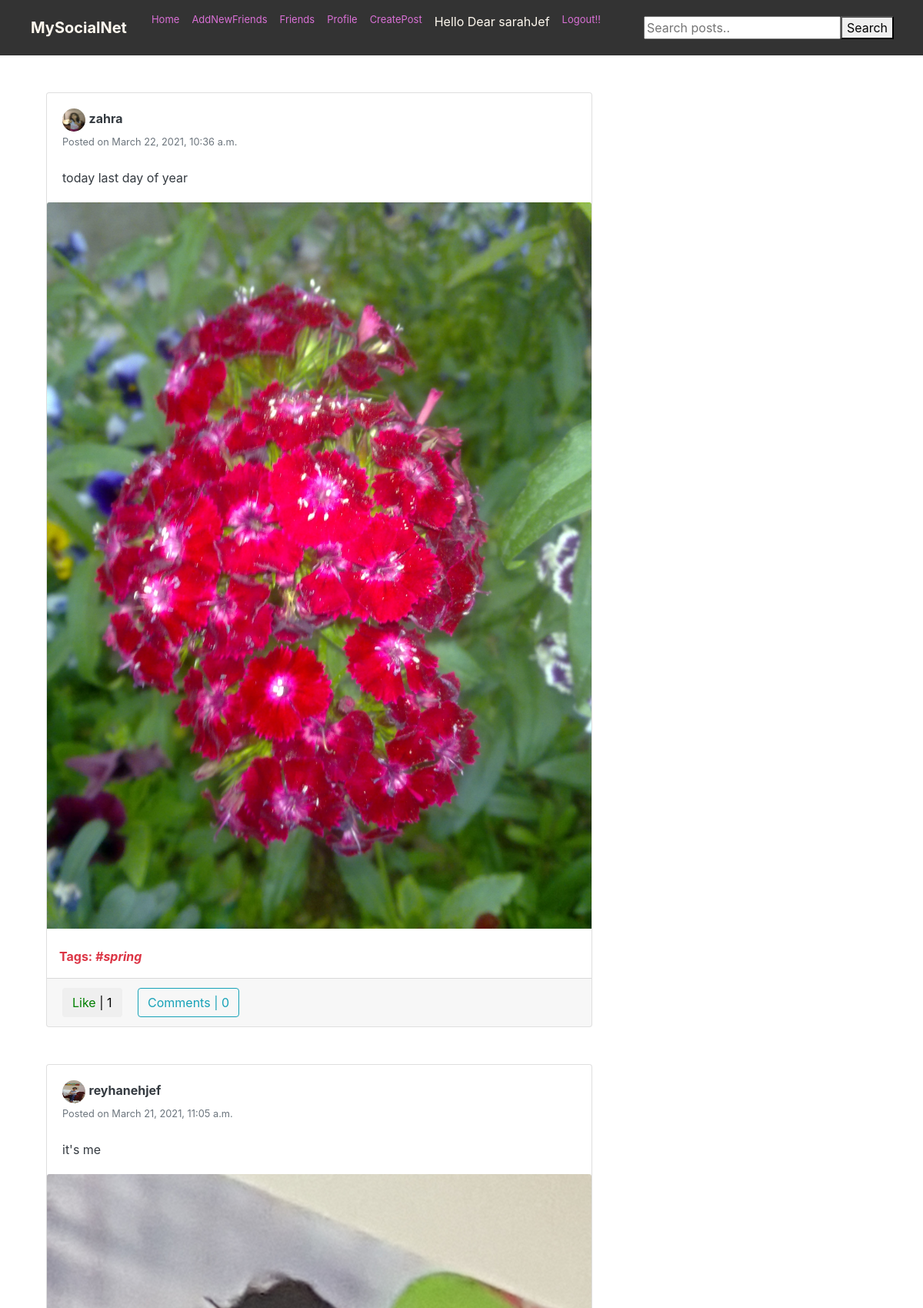
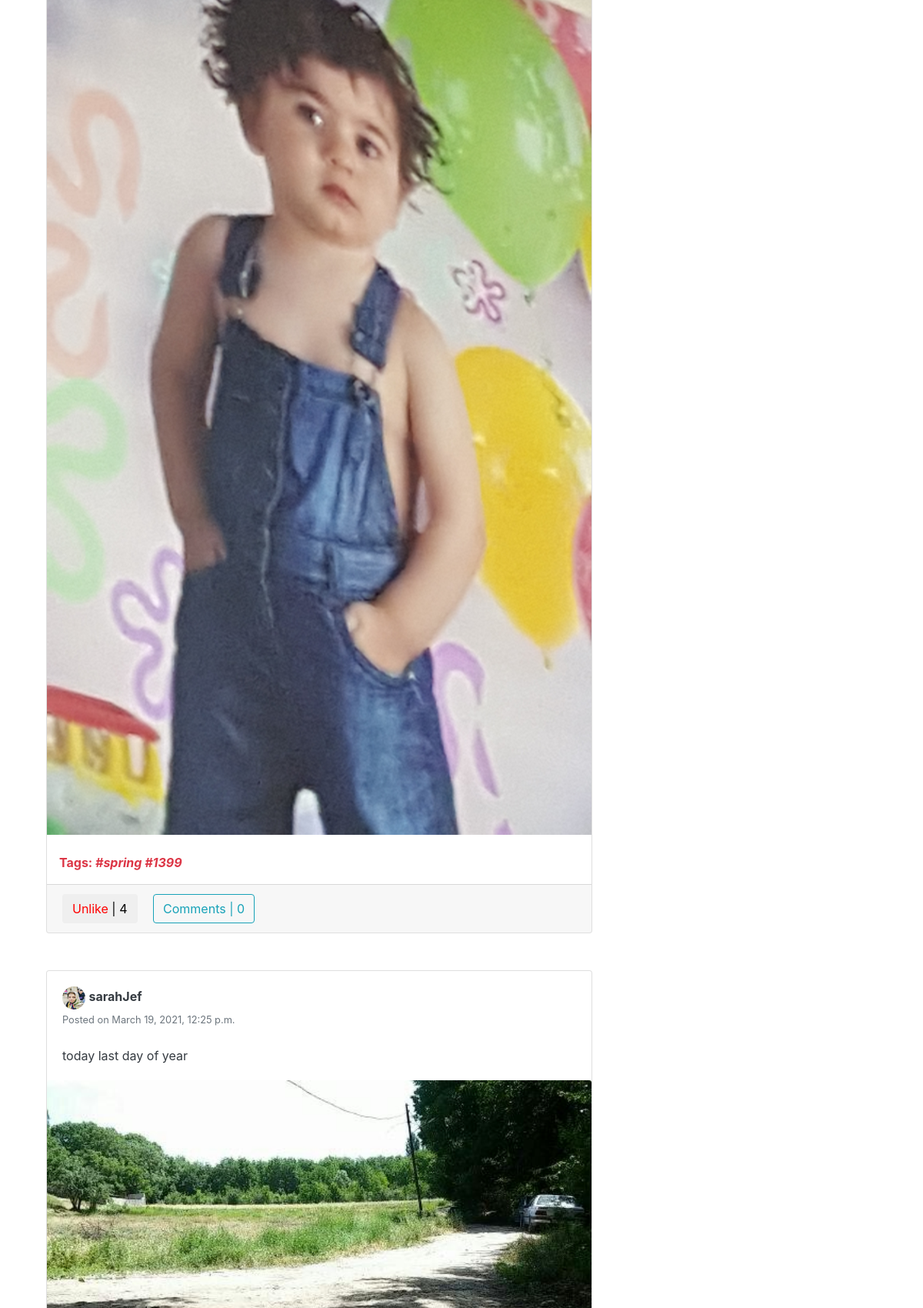
The page /user/ (signed in, upper part) on the database its author committed (2 pictures, top to bottom).
### feed/models.py (models this page shows, shortened)
class Post(models.Model):
    description = models.CharField(max_length=255, blank=True)
    pic = models.ImageField(upload_to='path/to/img')
    date_posted = models.DateTimeField(default=timezone.now)
    user_name = models.ForeignKey(User, on_delete=models.CASCADE)
    tags = models.CharField(max_length=100, blank=True)

### users/models.py (models this page shows, shortened)
class Profile(models.Model):
    user = models.OneToOneField(User, on_delete=models.CASCADE)
    image = models.ImageField(default='default.png', upload_to='profile_pics')
    slug = AutoSlugField(populate_from='user')
    bio = models.CharField(max_length=255, blank=True)
    friends = models.ManyToManyField("Profile", blank=True)

### feed/views.py (the view)
# urls.py: path('', PostListView.as_view(), name='home'),
class PostListView(ListView):
    model = Post
    template_name = 'feed/home.html'
    context_object_name = 'posts'
    ordering = ['-date_posted']
    paginate_by = 10
    def get_context_data(self, **kwargs):
        context = super(PostListView, self).get_context_data(**kwargs)
        if self.request.user.is_authenticated:
            liked = [i for i in Post.objects.all() if Like.objects.filter(user=self.request.user, post=i)]
            context['liked_post'] = liked
        return context

### feed/templates/feed/home.html (shortened to what this page needs)
{% extends "feed/layout.html" %}
{% load static %}
{% block searchform %}
<form class="form-inline my-2 my-lg-0 ml-5" action="{% url 'search_posts' %}" method="get">
  <input name="p" type="text" placeholder="Search posts..">
  <button  type="submit">Search</button>
</form>
{% endblock searchform %}
{% block content %}
    <div class="container">
        <div class="row">
          <div class="col-md-8">
              {% if user.is_authenticated %}
          {% for post in posts %}
            <div class="card card-signin my-5">
              <div class="card-body">
                <a href="{{ post.user_name.profile.image.url }}"><img src="{{ post.user_name.profile.image.url }}" class="rounded-circle" width="30" height="30" alt=""></a>
                <a class="text-dark" href="{% url 'users_list' %}"><b>{{ post.user_name }}</b></a>
                <br><small class="text-muted">Posted on {{ post.date_posted }}</small>
                <br><br>
                <p class="card-text text-dark">{{ post.description }}</p>
              </div>
              <a href="{% url 'post-detail' post.id %}"><img class="card-img-top" src="{{ post.pic.url }}" alt=""></a>
              {% if post.tags %}
              <br>
              <p class="text-danger ml-3"><b>Tags: <i>{{ post.tags }}</i></b></p>
              {% endif %}
              <div class="card-footer">
                <button class="btn btn-white mr-3 like" id="{{ post.id }}">
                    {% if post in liked_post %}
                        <a href="{% url 'post-like' %}" style="color:red" id="likebtn{{ post.id }}"> Unlike</a> | {{post.likes.count}}
                    {% else %}
                        <a href="{% url 'post-like' %}" style="color:green;" id="likebtn{{ post.id }}"> Like</a> | {{post.likes.count}}
                    {% endif %}
                </button>
                <a class="btn btn-outline-info" href="{% url 'post-detail' post.id %}">Comments | {{ post.details.count }}</a>
              </div>
            </div>
            {% endfor %}
          {% endif %}
           </div>
        </div>
    </div>
{% endblock content %}

### feed/templates/feed/layout.html (shortened to what this page needs)
{% load static %}
<!DOCTYPE html>
<html>
<head>
    <link rel="stylesheet" href="https://maxcdn.bootstrapcdn.com/bootstrap/4.0.0/css/bootstrap.min.css">
    <link rel="stylesheet" type="text/css" href="https://storage.googleapis.com/bytewalk/profilepage.css">
    <link rel="stylesheet" type="text/css" href="https://storage.googleapis.com/bytewalk/styles.css">
</head>
<body>
    <nav  style=" background-color:#333333" class="navbar navbar-expand-lg navbar-dark  sticky-top">
      <a class="navbar-brand ml-4 mr-4"style="color: #fff9ef" href="{% url 'home' %}"><b>MySocialNet</b></a>
      <div >
        <div class="navbar-nav">
          <a class="nav-item nav-link" href="{% url 'home' %}"  style="color: orchid;font-size: small">Home</a>
          <a class="nav-item nav-link" href="{% url 'users_list' %}"  style="color: orchid;font-size: small">AddNewFriends</a>
          {% if user.is_authenticated %}
            <a class="nav-item nav-link" href="{% url 'friend_list' %}"  style="color: orchid;font-size: small">Friends</a>
            <a class="nav-item nav-link" href="{% url 'my_profile' %}"  style="color: orchid;font-size: small">Profile</a>
            <a class="nav-item nav-link" href="{% url 'post-create' %}"  style="color: orchid;font-size: small">CreatePost</a>
               <p class="nav-item nav-link" href="{% url 'my_profile' %}"  style="color: #fff9ef">Hello Dear  {{ user.username }}</p>
                <a class="nav-item nav-link  "  href="{% url 'logout' %}"   style="color: orchid;font-size: small">Logout!!</a>
          {% else %}
            <a class="nav-item nav-link " href="{% url 'login' %}"  style="color: snow;font-size: small">Login</a>
            <a class="nav-item nav-link " href="{% url 'register' %} "  style="color: snow;font-size: small">Register</a>
          {% endif %}
            {% block searchform %}{% endblock searchform %}
        </div>
      </div>
    </nav>
    <div class="container">
    {% block content %}{% endblock content %}
    </div>
</body>
</html>

### rows shown on the page
Post: user_name.profile.image (picture), user_name "zahra", date_posted "March 22, 2021, 10:36 a.m.", description "today last day of year", pic (picture), tags "#spring", likes.count "1", details.count "0"
Post: user_name.profile.image (picture), user_name "reyhanehjef", date_posted "March 21, 2021, 11:05 a.m.", description "it's me", pic (picture), tags "#spring #1399", likes.count "4", details.count "0"
Post: user_name.profile.image (picture), user_name "sarahJef", date_posted "March 19, 2021, 12:25 p.m.", description "today last day of year", pic (picture)

### other values the page prints
{{ user.username }} "sarahJef"
